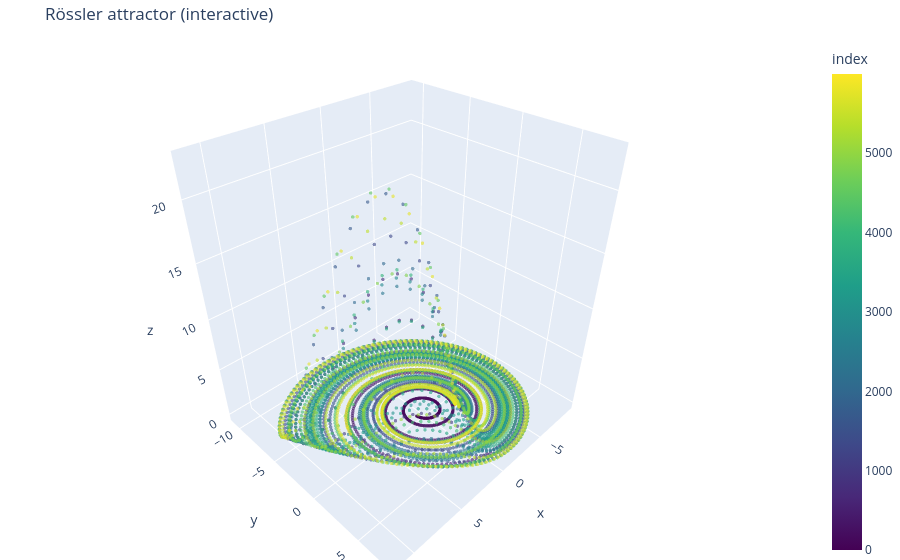

Notebook code for this chart:
### Code cell
fig = go.Figure(
    data=[
        go.Scatter3d(
            x=x_ros,
            y=y_ros,
            z=z_ros,
            mode="markers",
            marker=dict(
                size=2,
                color=np.arange(len(x_ros)),  # color by index
                colorbar=dict(title="index"),
                colorscale="Viridis",
                opacity=0.6,
            ),
        )
    ]
)

fig.update_layout(
    scene=dict(
        xaxis_title='x',
        yaxis_title='y',
        zaxis_title='z'
    ),
    title='Rössler attractor (interactive)',
    margin=dict(l=0, r=0, b=0, t=40)
)

fig.show()

### Figure 1 — Plotly figure (JSON) as saved in the notebook; plotly's stock layout.template omitted (floating-point values rounded to 4 significant figures; data arrays with more than 128 entries replaced by an {"elided": "..."} marker saying what was removed)
{"data": [{"marker": {"color": {"elided": "6000 int values"}, "colorbar": {"title": {"text": "index"}}, "colorscale": [[0, "#440154"], [0.1111, "#482878"], [0.2222, "#3e4989"], [0.3333, "#31688e"], [0.4444, "#26828e"], [0.5556, "#1f9e89"], [0.6667, "#35b779"], [0.7778, "#6ece58"], [0.8889, "#b5de2b"], [1, "#fde725"]], "opacity": 0.6, "size": 2}, "mode": "markers", "type": "scatter3d", "x": {"elided": "6000 float values"}, "y": {"elided": "6000 float values"}, "z": {"elided": "6000 float values"}}], "layout": {"margin": {"b": 0, "l": 0, "r": 0, "t": 40}, "scene": {"xaxis": {"title": {"text": "x"}}, "yaxis": {"title": {"text": "y"}}, "zaxis": {"title": {"text": "z"}}}, "title": {"text": "Rössler attractor (interactive)"}}}
